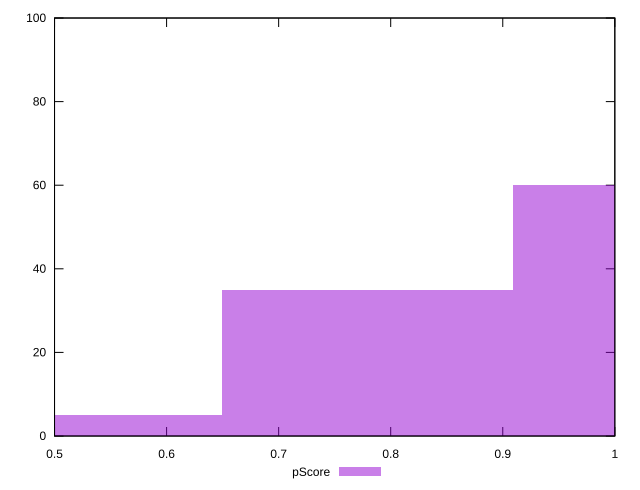

Reproduce this figure in gnuplot.
reset

$pScore <<EOF
0.7791813847608476 35
1.0389085130144635 60
0.5194542565072318 5
EOF

set key outside below
set boxwidth 0.2597271282536159
set xrange [0.5:1]
set yrange [0:100]
set trange [0:100]
set style fill transparent solid 0.5 noborder
set terminal svg size 640, 490 enhanced background rgb 'white'
set output "report_00013_2021-02-09T12-04-24.940Z/unused-css-rules/samples/pages+cached/pScore/histogram.svg"

plot $pScore title "pScore" with boxes

reset
